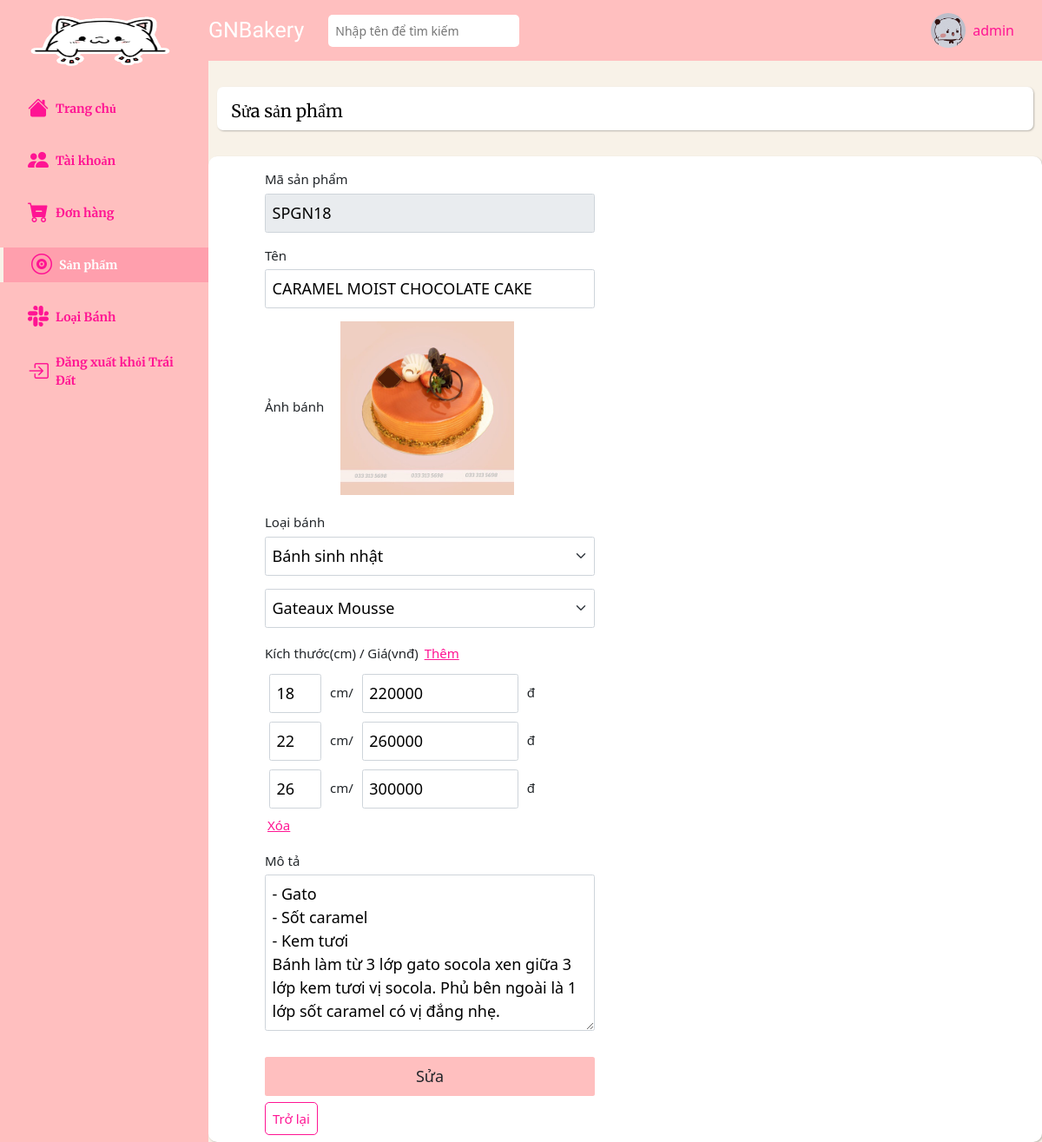
Screenshot of /admin/products/form_update.php?id=18 (signed in) with the database file from the repository.
### tables this page shows
CREATE TABLE `products` (
  `id` int NOT NULL,
  `name` varchar(255) NOT NULL,
  `image` varchar(255) NOT NULL,
  `description` text NOT NULL,
  `status` int NOT NULL DEFAULT '1',
  `category_detail_id` int NOT NULL,
  `user_id` int NOT NULL,
  `status_id` int DEFAULT NULL
);

CREATE TABLE `category_detail` (
  `id` int NOT NULL,
  `name` varchar(255) NOT NULL,
  `category_id` int NOT NULL
);

### admin/products/form_update.php (the view, shortened to what this page needs)
<?php
    $id = $_GET['id'];
    require_once '../../database/connect.php';
    $sql = "select products.*, categories.id as category_id from products
    join category_detail
    on category_detail.id = products.category_detail_id
    join categories
    on categories.id = category_detail.category_id
    where products.id = '$id'";
    $result = mysqli_query($connect, $sql);
    $each = mysqli_fetch_array($result);
    $sql = "select * from categories";
    $categories = mysqli_query($connect, $sql);
    $sql = "select * from category_detail where category_id = '$each[category_id]'";
    $category_detail = mysqli_query($connect, $sql);
    $sql = "SELECT size,price FROM products_size WHERE product_id = $id ";
    $result = mysqli_query($connect, $sql);
    $prices = array();
    if(mysqli_num_rows($result) > 0) {
        while($row = mysqli_fetch_assoc($result)) {
            $prices[] = array($row['size'], $row['price']);
        }
    }
    require_once '../navbar-vertical.php';
?>
    <div class="main__form">
        <div class="main-container-text d-flex align-items-center">
            <a class="header__name text-decoration-none" href="#">
                Sửa sản phẩm
            </a>
        </div>
        <div class="container-fluid px-4">
            <div class="row gx-5"style = "padding-right:500px;padding-left:50px;">
                <div class="col-12">
                     <form action="process_update.php" method="post" enctype="multipart/form-data">
                        <div class="mb-4 fs-4">
                            <label class="form-label" for="name">Mã sản phẩm</label>
                            <input type="text" readonly value="SPGN<?= $each['id'] ?>" id="name" class="form__input form-control" autocomplete="off"/>
                        </div>
                        <div class="mb-4 fs-4">
                            <label class="form-label" for="name">Tên</label>
                            <input type="text" name="name" value="<?= $each['name'] ?>" id="name" class="form__input form-control" autocomplete="off"/>
                        </div>
                        <div class="mb-4 fs-4">
                        <label class="form-label fs-4" for="image" role="button">
                            Ảnh bánh
                            <img id="product__img" class="ms-4" src="../../assets/images/products/<?= $each['image'] ?>" alt="Ảnh bánh" width="200" height="200"/>
                        </label>
                        </div>
                        <div class="mb-4 fs-4">
                            <label class="form-label">Loại bánh</label>
                            <select class="form__select form-select" id="category">
                                <?php foreach ($categories as $category) { ?>
                                    <option
                                        <?php if($each['category_id'] == $category['id']) { ?>
                                            selected
                                        <?php    } ?>
                                        value="<?= $category['name'] ?>"
                                    >
                                        <?= $category['name'] ?>
                                    </option>
                                <?php } ?>
                            </select>
                            <select class="form__select form-select mt-4" name="category" id="category_detail">
                                <?php foreach ($category_detail as $category_child) { ?>
                                    <option
                                        <?php if($each['category_detail_id'] == $category_child['id']) { ?>
                                            selected
                                        <?php    } ?>
                                        value="<?= $category_child['id'] ?>"
                                        class="category_detail"
                                    >
                                        <?= $category_child['name'] ?>
                                    </option>
                                <?php } ?>
                            </select>
                        </div>
                        <div class="mb-4 fs-4" id = "sizes" >
                            <label class="form-label" for="image">Kích thước(cm) / Giá(vnđ)</label>
                            <a class="form-label"   type="button" id= "themdiv" style= "color:#FF1493;padding:3px;">Thêm</a>
                            <div id = "container">
                                <?php
                                foreach($prices as $price) {
                                $size = $price[0];
                                $price = $price[1];
                                ?>
                                <div style = "display:flex;padding:5px;">
                                    <input type="number" name="size[]" class="form__input form-control" value="<?php echo "$size"?>" style = "width:60px;"/><Span style="padding:10px;">cm/</Span>
                                    <input type="number" name="price[]" class="form__input form-control" value="<?php echo"$price" ?>" style = "width:180px;"/> <Span style="padding:10px;">đ</Span>
                                </div>
                                <?php }?>
                            </div>
                            <a id="delete-btn" class="form-label"   type="button" id= "themdiv" style= "color:#FF1493;padding:3px;">Xóa</a>
                        </div>
                        <div class="mb-4 fs-4">
                            <label class="form-label">Mô tả</label>
                            <textarea name="description" rows="6" class="form__input form-control"><?= $each['description'] ?></textarea>
                        </div>
                        <button type="submit" class="form__btn btn mt-4 mb-4">Sửa</button>
                        <a style = "border: 1px solid #FF1493;text-decoration:none;border-radius: 5px;padding:8px;font-size:1.5rem;" href="index.php">Trở lại</a>
                    </form>
                </div>
            </div>
        </div>
    </div>
</div>
</body>
</html>

### assets/css/admin.css (style rules this page uses)
html { font-size: 62.5%; line-height: 1.6rem; font-family: 'Roboto', sans-serif; box-sizing: border-box; }
a { color: #FF1493; }
* { box-sizing: inherit; }
:root { --text-color: #FF1493; --background-color: #f8f2e8; --navbar-color: #ffbfbf; --navbar-vertical-width : 240px; --header-height: 70px; }
body { background-color: var(--background-color); }
.header__name { color: black; font-size: 2rem; margin-left: 16px; margin-top: 5px; font-family: 'Merriweather', serif; }
.main__form, .main__container { margin-left: var(--navbar-vertical-width); min-height: 80vh; margin-top: 30px; }
.main-container-text { box-shadow: 1px 1px 2px 0px #00000040; background-color: white; border-radius: 7px; height: 50px; margin: 30px 10px; }
.container-fluid { box-shadow: 1px 1px 2px 0px #00000040; background-color: white; border-radius: 10px; padding: 15px; }
.form__input, .form__select { background-color: #ffffff; padding-top: 8px; padding-bottom: 8px; font-size: 1.8rem; color: rgb(0, 0, 0); }
.form__btn { width: 100%; padding: 8px; font-size: 1.8rem; background-color: var(--navbar-color); }
input[type=number] { -moz-appearance: textfield; }

### rows the page displays
products: id "SPGN18", name "CARAMEL MOIST CHOCOLATE CAKE", image (picture), category "Gateaux Mousse", description "- Gato - Sốt caramel - Kem tươi Bánh làm từ 3 lớp gato socola xen giữa 3 lớp kem tươi vị socola. Phủ bên ngoài là 1 lớp sốt caramel có vị đắng nhẹ."

### other values shown
$_SESSION['name'] "admin"
form field value "Bánh sinh nhật"
